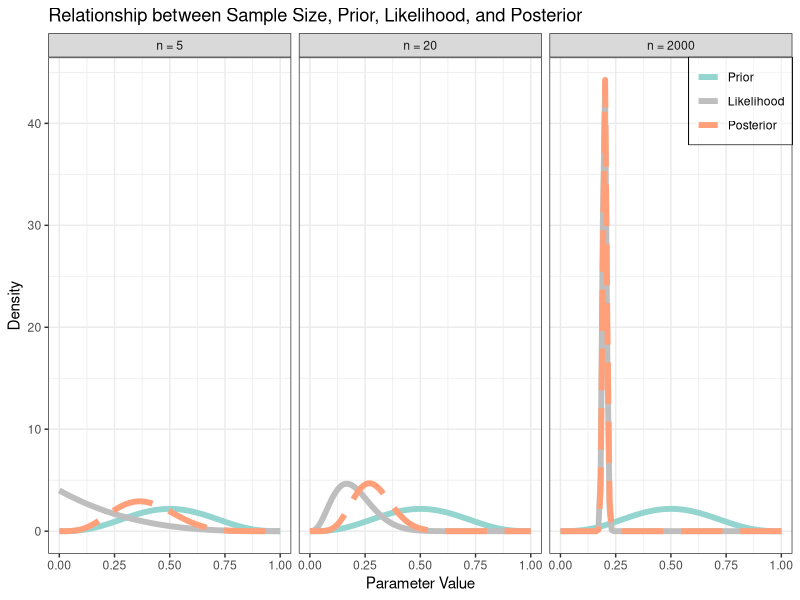

The R script that drew this image:
library(tidyverse)
library(here)

# prior tibble
prior <- c(4, 4)

# likelihood parameters (10 successes, 10 failures)
likelihoods <- tibble(
  `n = 5` = c(1, 4),
  `n = 20` = c(4, 16),
  `n = 2000` = c(400, 1600)
)
  

# generate values for x-axis
x <- seq(0, 1, length.out = 100)

# calculate densities
prior_density <- dbeta(x, prior[1], prior[2])
likelihood_density <- map(likelihoods, ~ dbeta(x, .x[1], .x[2]))
posterior_densities <- map(likelihoods, ~ dbeta(x, prior[1] + .x[1], prior[2] + .x[2]))


# combine the densities into a single data frame
data <- bind_rows(
  crossing(
    tibble(x, y = prior_density),
    tibble(sample = names(likelihoods)),
    type = "Prior"
  ),
  map2_df(
    likelihood_density, 
    names(likelihoods),
    ~ tibble(x, y = .x, sample = paste0(.y), type = "Likelihood")
  ),
  map2_df(
    posterior_densities, 
    names(likelihoods), 
    ~ tibble(x, y = .x, sample = paste0(.y), type = "Posterior")
  )
)

# set order of levels for plotting
data$type <- factor(data$type, levels = c("Prior", "Likelihood", "Posterior"))
data$sample <- factor(data$sample, levels = c("n = 5", "n = 20", "n = 2000"))

# plotting
sample_plot <- ggplot(data, aes(x = x, y = y, colour = type, linetype = type)) +
  geom_line(linewidth = 2) +
  scale_linetype_manual(values = c("solid", "solid", "longdash")) +
  facet_wrap(~ sample) +
  scale_colour_manual(values = c("#95d5d0", "grey", "#ffa07a")) +
  labs(
    x = "Parameter Value",
    y = "Density",
    title = "Relationship between Sample Size, Prior, Likelihood, and Posterior"
  ) +
  theme_bw() +
  theme(
    legend.title = element_blank(),
    # positioning of legend
    legend.position = c(1, 1), # make legend top right
    legend.justification = c(1, 1), # make legend touch panel border
    legend.box.just = "top", 
    # background colour and alpha for box and fill
    legend.background = element_rect(fill = alpha("white", 0.4)), 
    legend.box.background = element_rect(colour = "black", fill = "transparent")
  )

ggsave(
  here(
    "09_bayesian-estimation-and-model-comparison", 
    "resources",
    "sample-plot.png"
  ),
  sample_plot,
  width = 12,
  height = 8
)